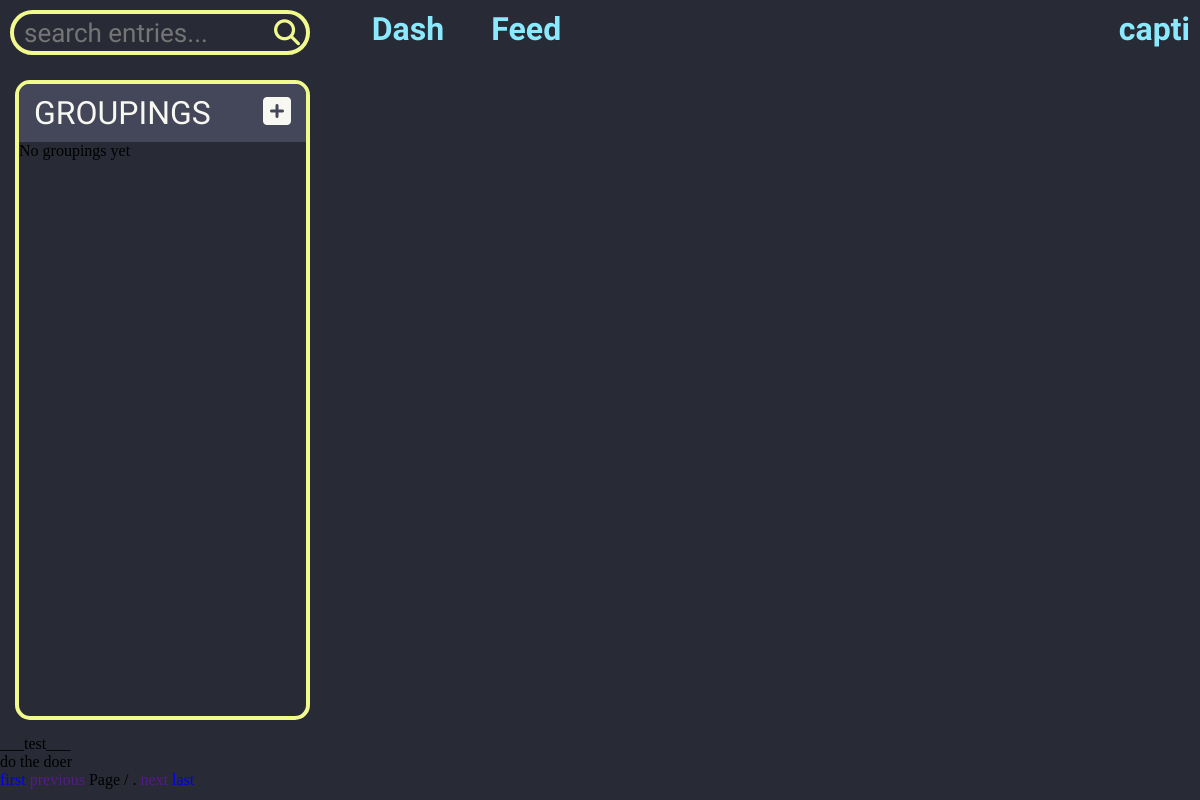
/feed/ (signed in), run on an earlier commit of the app's database.
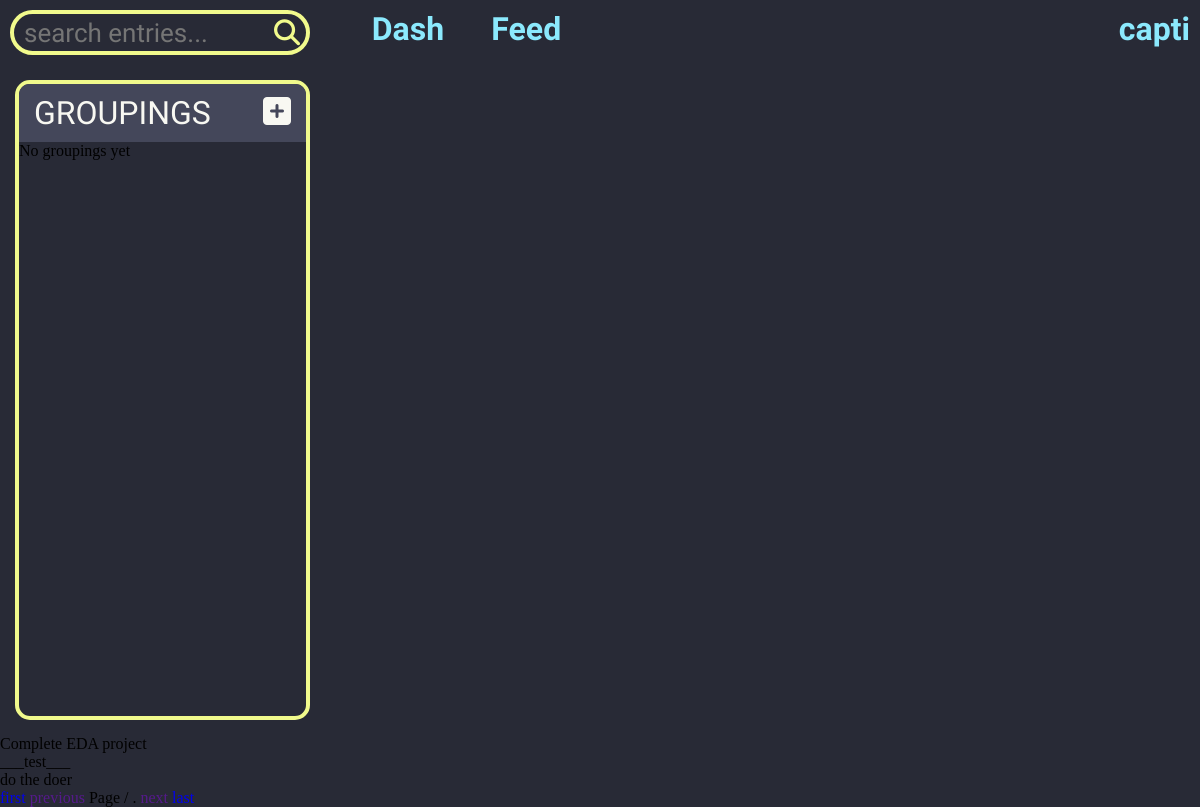
And on a later commit of the database.
### main/models.py (models this page shows, shortened)
class Entry(models.Model):
    image = models.ImageField(upload_to="images/entries/", blank=True)
    title = models.CharField(max_length=60,blank=False)
    content = models.TextField(blank=True)
    done = models.BooleanField(default=False)
    public = models.BooleanField(default=False)
    created = models.DateField(auto_now_add=True)
    edited = models.DateField(auto_now=True)
    user = models.ForeignKey(User, models.CASCADE,related_name="entries")

### main/views.py (the view)
# urls.py: path("feed/",views.feed),
def feed(request):
    data = {}
    if request.user.is_authenticated:
        following = request.user.profile.following.all()
        entries = Entry.objects.none()
        for person in following:
            p_entries = person.user.entries.filter(public=True)
            entries = entries | p_entries
        entries = list(reversed(entries.order_by('created')))
        paginator = Paginator(entries, 5)
        page_number = request.GET.get('page')
        page_obj = paginator.get_page(page_number)
        data["entries"] = page_obj
    return render(request, "main/feed.html", data)

### templates/main/feed.html (shortened to what this page needs)
{% extends 'base.html' %}
{% block content %}
    {% if user.is_authenticated %}
        {% for entry in entries %}
            <div>
                {{entry.title}}
            </div>
        {% endfor %}
        <div class="pagination">
            <span class="step-links">
                <a href="?page=1">first</a>
                {% if profile_page.has_previous %}
                    <a href="?page={{ profile_page.previous_page_number }}">previous</a>
                {% else %}
                    <a href="">previous</a>
                {% endif %}
                <span class="current">
                    Page {{ profile_page.number }} / {{ profile_page.paginator.num_pages }}.
                </span>
                {% if profile_page.has_next %}
                    <a href="?page={{ profile_page.next_page_number }}">next</a>
                {% else %}
                    <a href="">next</a>
                {% endif %}
                <a href="?page={{ profile_page.paginator.num_pages }}">last </a>
            </span>
        </div>
    {% else %}
        <div class="warn">
            You Need to <a href="/accounts/login">login</a> in need to see entries of your followers
        </div>
    {% endif %}
{% endblock %}

What changed in the data, as far as the page shows it:
now on this page (row edited): Entry: title "Complete EDA project"
